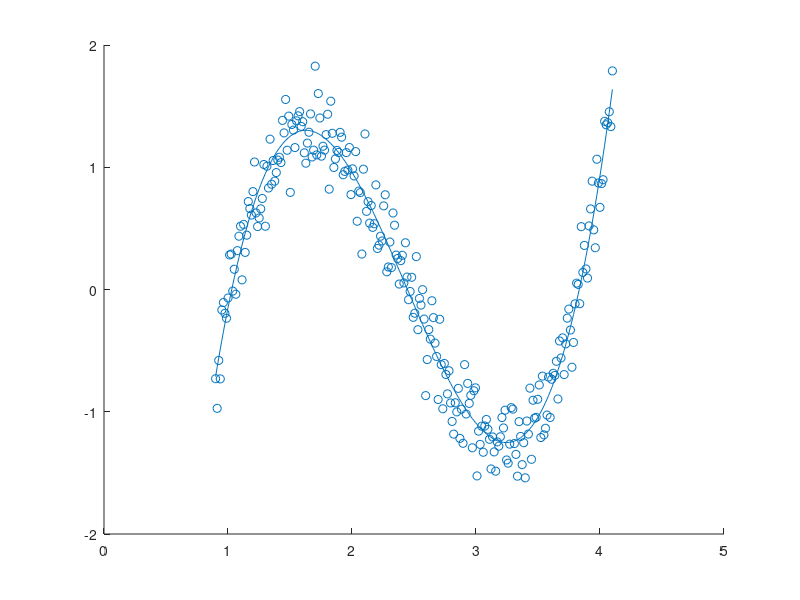

This chart was generated by the following MATLAB code:
function TEAM34PS05Q2
%UNTITLED Summary of this function goes here
%   Detailed explanation goes here
load ('noisier_tide')
figure
hold on
scatter(x,y)
[nr,nc] = size(x);
[a,ConNum] = polylsq(x,y,nr,3);
PredY = zeros(nr,1);
Reala = [-11 55/3 -17/2 7/6];
for k = 1:1:nr
PredY(k) = a(1)+a(2)*x(k)+a(3)*x(k)^2+a(4)*x(k)^3;
end
plot(x,PredY)
AbsError = zeros(length(a),1);
for j = 1:length(a)
    AbsError(j) = abs(a(j)-Reala(j));
end
end

function [a,ConNum] = polylsq(x,y,n,m)
% This function polylsq computes the m-th order polynomial least squares
% model of a set of data points (xi,yi) where i = 1,2,...n.
% x, and y store the data point
% n is the number of data points in that set
% m represents m-th order polynomial least squares model
% output a is a vector stores the coefficients aj where j = 0,...m
bigX = ones (n,m+1);
for k = 2:m+1
    for j = 1:n
        bigX (j,k) = x(j)^(k-1);
    end
end
LHS = transpose(bigX) * bigX;
RHS = transpose(bigX) * y;
a = LHS \ RHS;
ConNum = norm (LHS, Inf);

end

